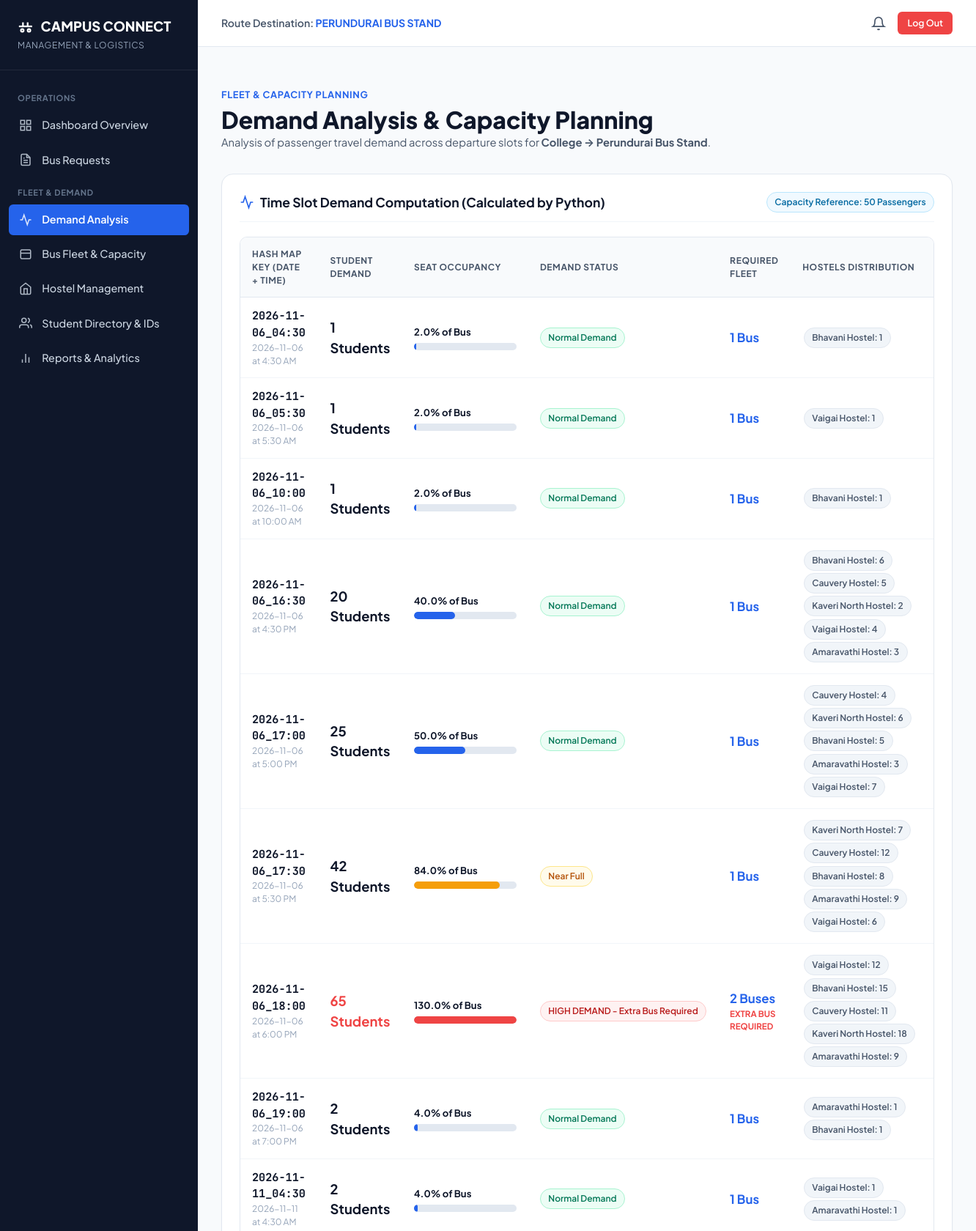
Screenshot of /management/demand-analysis (signed in, upper part) with the database file from the repository.
### tables this page shows
CREATE TABLE "bus_requests" (
                id INTEGER PRIMARY KEY AUTOINCREMENT,
                student_id INTEGER NOT NULL,
                hostel_id INTEGER NOT NULL,
                travel_date TEXT NOT NULL,
                required_time TEXT NOT NULL,
                travel_type TEXT NOT NULL CHECK(travel_type IN ('Normal Travel', 'Special Permission', 'Booked Bus / Ticket')),
                travel_reason TEXT,
                proof_path TEXT,
                proof_status TEXT DEFAULT 'Not Uploaded' CHECK(proof_status IN ('Not Uploaded', 'Uploaded', 'Under Review', 'Verified', 'Rejected')),
                request_status TEXT DEFAULT 'Pending' CHECK(request_status IN ('Pending', 'Under Review', 'Verified', 'Bus Allocated', 'Boarding Open', 'Boarded', 'Not Boarded', 'Cancelled', 'Rejected', 'Completed')),
                bus_id INTEGER,
                cancellation_reason TEXT,
                created_at TIMESTAMP DEFAULT CURRENT_TIMESTAMP,
                updated_at TIMESTAMP DEFAULT CURRENT_TIMESTAMP,
                FOREIGN KEY (student_id) REFERENCES users (id) ON DELETE CASCADE,
                FOREIGN KEY (hostel_id) REFERENCES hostels (id) ON DELETE RESTRICT,
                FOREIGN KEY (bus_id) REFERENCES buses (id) ON DELETE SET NULL
            );

CREATE TABLE hostels (
    id INTEGER PRIMARY KEY AUTOINCREMENT,
    hostel_name TEXT UNIQUE NOT NULL,
    status TEXT DEFAULT 'Active' CHECK(status IN ('Active', 'Inactive')),
    created_at TIMESTAMP DEFAULT CURRENT_TIMESTAMP
);

### routes/management_routes.py (the view)
@management_bp.route('/demand-analysis')
@login_required
@role_required('management')
def demand_analysis():
    hashmap_data = RequestService.get_management_request_view()
    return render_template(
        'management/demand_analysis.html',
        hashmap_debug=hashmap_data['hashmap_debug'],
        demand_analysis=hashmap_data['demand_analysis'],
        high_demand_slots=hashmap_data['high_demand_slots']
    )

### app.py (called while the page is built)
@app.context_processor
def inject_global_data():
    unread_count = 0
    if 'user_id' in session:
        try:
            unread_count = NotificationService.get_unread_count(session['user_id'])
        except Exception:
            unread_count = 0
    return {
        'current_user_name': session.get('name'),
        'current_user_role': session.get('role'),
        'current_user_reg': session.get('register_number'),
        'unread_notification_count': unread_count,
        'now_year': datetime.now().year,
        'destination_fixed': 'Perundurai Bus Stand'
    }

### data_structures/hashmap_manager.py (called while the page is built)
def create_request_hashmap(requests):
    request_map = {}
    for req in requests:
        date_str = str(req.get('travel_date', '')).strip()
        time_str = str(req.get('required_time', '')).strip()
        canonical_key = f"{date_str}_{time_str}"
        if canonical_key not in request_map:
            request_map[canonical_key] = []
        request_map[canonical_key].append(req)
    return request_map

def find_high_demand_slots(requests, bus_capacity=50):
    all_demand = calculate_time_slot_demand(requests, bus_capacity)
    return [slot for slot in all_demand if slot['is_high_demand']]

def sort_hashmap_requests(request_map):
    all_flattened_requests = []
    for slot_requests in request_map.values():
        all_flattened_requests.extend(slot_requests)
    def sort_key(req):
        travel_date = str(req.get('travel_date', '') or '')
        required_time = str(req.get('required_time', '') or '')
        hostel = str(req.get('hostel_name', '') or '')
        reg_no = str(req.get('register_number', '') or '')
        return (travel_date, required_time, hostel.lower(), reg_no.upper())
    all_flattened_requests.sort(key=sort_key)
    return all_flattened_requests

def format_display_time(time_str):
    if not time_str:
        return ''
    try:
        dt = datetime.strptime(time_str.strip(), "%H:%M")
        formatted = dt.strftime("%I:%M %p")
        if formatted.startswith('0'):
            formatted = formatted[1:]
        return formatted
    except ValueError:
        return time_str

### database/db.py (called while the page is built)
def get_db():
    if 'db' not in g:
        g.db = sqlite3.connect(
            DATABASE_PATH,
            detect_types=sqlite3.PARSE_DECLTYPES | sqlite3.PARSE_COLNAMES
        )
        g.db.row_factory = sqlite3.Row
        g.db.execute("PRAGMA foreign_keys = ON;")
    return g.db

### templates/management/demand_analysis.html (shortened to what this page needs)
{% extends "management/base_management.html" %}
{% block content %}
<div style="margin-bottom: 2rem;">
  <span
    style="font-size: 0.8rem; font-weight: 700; color: var(--primary); text-transform: uppercase; letter-spacing: 0.05em;">Fleet
    &amp; Capacity Planning</span>
  <h1 style="font-size: 2rem; font-weight: 800; margin-top: 0.2rem;">Demand Analysis &amp; Capacity Planning</h1>
  <p style="color: var(--text-secondary); font-size: 0.92rem;">
    Analysis of passenger travel demand across departure slots for <strong>College &rarr; Perundurai Bus Stand</strong>.
  </p>
</div>
<div class="card" style="margin-bottom: 2rem;">
  <div class="card-header">
    <div class="card-title">
      <svg width="20" height="20" viewBox="0 0 24 24" fill="none" stroke="currentColor" stroke-width="2"
        style="color: var(--primary);">
        <polyline points="22 12 18 12 15 21 9 3 6 12 2 12"></polyline>
      </svg>
      <span>Time Slot Demand Computation (Calculated by Python)</span>
    </div>
    <span class="badge badge-info">Capacity Reference: 50 Passengers</span>
  </div>
  <div class="table-responsive">
    <table class="data-table">
      <thead>
        <tr>
          <th>Hash Map Key (Date + Time)</th>
          <th>Student Demand</th>
          <th>Seat Occupancy</th>
          <th>Demand Status</th>
          <th>Required Fleet</th>
          <th>Hostels Distribution</th>
        </tr>
      </thead>
      <tbody>
        {% for slot in demand_analysis %}
        <tr>
          <td>
            <code style="font-weight: 700; color: #0f172a; font-size: 0.95rem;">{{ slot.slot_key }}</code>
            <div style="font-size: 0.75rem; color: var(--text-muted);">{{ slot.travel_date }} at {{ slot.formatted_time
              }}</div>
          </td>
          <td>
            <strong
              style="font-size: 1.15rem; color: {% if slot.is_high_demand %}var(--danger){% else %}var(--text-primary){% endif %};">
              {{ slot.student_count }} Students
            </strong>
          </td>
          <td style="min-width: 150px;">
            <div style="font-size: 0.82rem; font-weight: 700; margin-bottom: 0.2rem;">{{ slot.occupancy_pct }}% of Bus
            </div>
            <div class="capacity-meter">
              <div
                class="capacity-fill {% if slot.is_high_demand %}high{% elif slot.occupancy_pct >= 80 %}mid{% endif %}"
                style="width: {{ [slot.occupancy_pct, 100]|min }}%;"></div>
            </div>
          </td>
          <td>
            <span class="badge {{ slot.status_class }}">{{ slot.status_label }}</span>
          </td>
          <td>
            <strong style="color: var(--primary); font-size: 1.05rem;">{{ slot.required_buses }} Bus{% if
              slot.required_buses > 1 %}es{% endif %}</strong>
            {% if slot.is_high_demand %}
            <div style="font-size: 0.72rem; color: var(--danger); font-weight: 700;">EXTRA BUS REQUIRED</div>
            {% endif %}
          </td>
          <td style="font-size: 0.8rem; color: var(--text-secondary);">
            {% for h_name, cnt in slot.hostels_distribution.items() %}
            <span class="badge badge-secondary" style="margin: 0.1rem;">{{ h_name }}: {{ cnt }}</span>
            {% endfor %}
          </td>
        </tr>
        {% else %}
        <tr>
          <td colspan="6" style="text-align: center; color: var(--text-muted); padding: 2rem;">No travel demand recorded yet. Requests will appear here as students submit them.</td>
        </tr>
        {% endfor %}
      </tbody>
    </table>
  </div>
</div>
{% endblock %}

### static/css/styles.css (style rules this page uses)
:root { --primary: #2563eb; --primary-hover: #1d4ed8; --primary-light: #eff6ff; --primary-dark: #1e40af; --secondary: #475569; --secondary-light: #f1f5f9; --accent: #8b5cf6; --accent-light: #f5f3ff; --success: #10b981; --success-light: #ecfdf5; --success-dark: #047857; --warning: #f59e0b; --warning-light: #fffbeb; --warning-dark: #b45309; --danger: #ef4444; --danger-light: #fef2f2; --danger-dark: #b91c1c; --info: #0ea5e9; --info-light: #f0f9ff; --bg-body: #f8fafc; --bg-card: #ffffff; --bg-sidebar: #0f172a; --bg-sidebar-hover: #1e293b; --text-primary: #0f172a; --text-secondary: #475569; --text-muted: #94a3b8; --text-on-dark: #f8fafc; --border: #e2e8f0; --border-light: #f1f5f9; --border-focus: #3b82f6; --radius-sm: 6px; --radius-md: 10px; --radius-lg: 16px; --radius-full: 9999px; --shadow-sm: 0 1px 2px 0 rgba(0, 0, 0, 0.05); --shadow-md: 0 4px 6px -1px rgba(0, 0, 0, 0.1), 0 2px 4px -1px rgba(0, 0, 0, 0.06); --shadow-lg: 0 10px 15px -3px rgba(0, 0, 0, 0.1), 0 4px 6px -2px rgba(0, 0, 0, 0.05); --shadow-xl: 0 20px 25px -5px rgba(0, 0, 0, 0.1), 0 10px 10px -5px rgba(0, 0, 0, 0.04); --font-main: -apple-system, BlinkMacSystemFont, "Segoe UI", Roboto, "Helvetica Neue", Arial, sans-serif; --font-mono: ui-monospace, SFMono-Regular, Menlo, Monaco, Consolas, "Liberation Mono", monospace; --transition: all 0.2s cubic-bezier(0.4, 0, 0.2, 1); }
* { box-sizing: border-box; margin: 0; padding: 0; }
body { font-family: var(--font-main); background-color: var(--bg-body); color: var(--text-primary); line-height: 1.5; -webkit-font-smoothing: antialiased; display: flex; flex-direction: column; min-height: 100vh; }
h1, h2, h3, h4, h5, h6 { font-weight: 700; color: var(--text-primary); line-height: 1.25; }
.badge { display: inline-flex; align-items: center; gap: 0.35rem; font-size: 0.75rem; font-weight: 600; padding: 0.25rem 0.65rem; border-radius: var(--radius-full); text-transform: capitalize; white-space: nowrap; }
.badge-success { background: var(--success-light); color: var(--success-dark); border: 1px solid #a7f3d0; }
.badge-warning { background: var(--warning-light); color: var(--warning-dark); border: 1px solid #fde68a; }
.badge-danger { background: var(--danger-light); color: var(--danger-dark); border: 1px solid #fecaca; }
.badge-info { background: var(--info-light); color: #0369a1; border: 1px solid #bae6fd; }
.badge-secondary { background: var(--secondary-light); color: var(--secondary); border: 1px solid #e2e8f0; }
.card { background: var(--bg-card); border: 1px solid var(--border); border-radius: var(--radius-lg); box-shadow: var(--shadow-sm); padding: 1.5rem; transition: var(--transition); }
.card-header { display: flex; align-items: center; justify-content: space-between; margin-bottom: 1.25rem; padding-bottom: 0.75rem; border-bottom: 1px solid var(--border-light); }
.card-title { font-size: 1.1rem; font-weight: 700; color: var(--text-primary); display: flex; align-items: center; gap: 0.5rem; }
.table-responsive { width: 100%; overflow-x: auto; border-radius: var(--radius-md); border: 1px solid var(--border); background: #ffffff; }
.data-table { width: 100%; border-collapse: collapse; text-align: left; font-size: 0.88rem; }
.data-table th { background: #f8fafc; color: #475569; font-weight: 700; font-size: 0.75rem; text-transform: uppercase; letter-spacing: 0.05em; padding: 0.85rem 1rem; border-bottom: 1px solid var(--border); }
.data-table td { padding: 0.85rem 1rem; border-bottom: 1px solid var(--border-light); color: var(--text-primary); vertical-align: middle; }
.capacity-meter { width: 140px; background: #e2e8f0; border-radius: var(--radius-full); height: 10px; overflow: hidden; margin-top: 0.35rem; }
.capacity-fill { height: 100%; background: var(--primary); border-radius: var(--radius-full); transition: width 0.4s ease; }
.capacity-fill.high { background: var(--danger); }
.capacity-fill.mid { background: var(--warning); }

### templates/management/base_management.html (style rules this page uses)
body { font-family: 'Plus Jakarta Sans', -apple-system, sans-serif; }
.table-reg-no, code, pre { font-family: 'JetBrains Mono', monospace; }

### rows the page displays
bus_requests: hostel_name "Bhavani Hostel", cnt "1"
bus_requests: hostel_name "Vaigai Hostel", cnt "1"
bus_requests: hostel_name "Bhavani Hostel", cnt "1"
bus_requests: hostel_name "Bhavani Hostel", cnt "6"
bus_requests: hostel_name "Cauvery Hostel", cnt "5"
bus_requests: hostel_name "Kaveri North Hostel", cnt "2"
bus_requests: hostel_name "Vaigai Hostel", hostel "4"
bus_requests: hostel_name "Amaravathi Hostel", cnt "3"
bus_requests: hostel_name "Cauvery Hostel", cnt "4"
bus_requests: hostel_name "Kaveri North Hostel", cnt "6"
bus_requests: hostel_name "Bhavani Hostel", cnt "5"
bus_requests: hostel_name "Amaravathi Hostel", cnt "3"
bus_requests: hostel_name "Vaigai Hostel", cnt "7"
bus_requests: hostel_name "Kaveri North Hostel", cnt "7"
bus_requests: hostel_name "Cauvery Hostel", cnt "12"
bus_requests: hostel_name "Bhavani Hostel", cnt "8"
bus_requests: hostel_name "Amaravathi Hostel", cnt "9"
bus_requests: hostel_name "Vaigai Hostel", cnt "6"
bus_requests: hostel_name "Vaigai Hostel", cnt "12"
bus_requests: hostel_name "Bhavani Hostel", cnt "15"
bus_requests: hostel_name "Cauvery Hostel", cnt "11"
bus_requests: hostel_name "Kaveri North Hostel", cnt "18"
bus_requests: hostel_name "Amaravathi Hostel", cnt "9"
bus_requests: hostel_name "Amaravathi Hostel", cnt "1"
bus_requests: hostel_name "Bhavani Hostel", hostel "1"
bus_requests: hostel_name "Vaigai Hostel", bus "1"
bus_requests: hostel_name "Amaravathi Hostel", bus "1"

### other values shown
{{ slot.slot_key }} "2026-11-06_04:30" "2026-11-06_05:30" "2026-11-06_10:00" "2026-11-06_16:30" "2026-11-06_17:00" "2026-11-06_17:30" "2026-11-06_18:00" "2026-11-06_19:00" "2026-11-11_04:30"
{{ slot.travel_date }} "2026-11-06" "2026-11-06" "2026-11-06" "2026-11-06" "2026-11-06" "2026-11-06" "2026-11-06" "2026-11-06" "2026-11-11"
{{ slot.formatted_time }} "4:30 AM" "5:30 AM" "10:00 AM" "4:30 PM" "5:00 PM" "5:30 PM" "6:00 PM" "7:00 PM" "4:30 AM"
{{ slot.student_count }} "1" "1" "1" "20" "25" "42" "65" "2" "2"
{{ slot.occupancy_pct }} "2.0" "2.0" "2.0" "40.0" "50.0" "84.0" "130.0" "4.0" "4.0"
{{ slot.status_label }} "Normal Demand" "Normal Demand" "Normal Demand" "Normal Demand" "Normal Demand" "Near Full" "HIGH DEMAND - Extra Bus Required" "Normal Demand" "Normal Demand"
{{ slot.required_buses }} "1" "1" "1" "1" "1" "1" "2" "1" "1"
